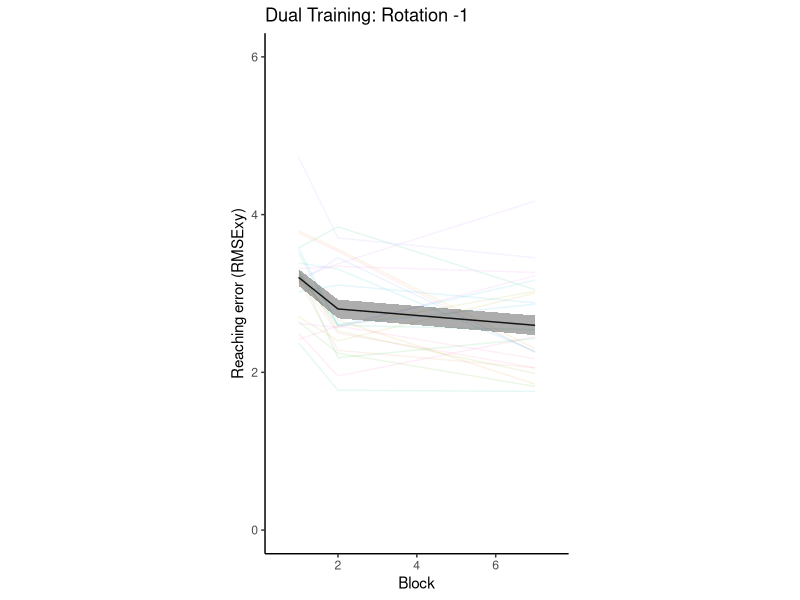
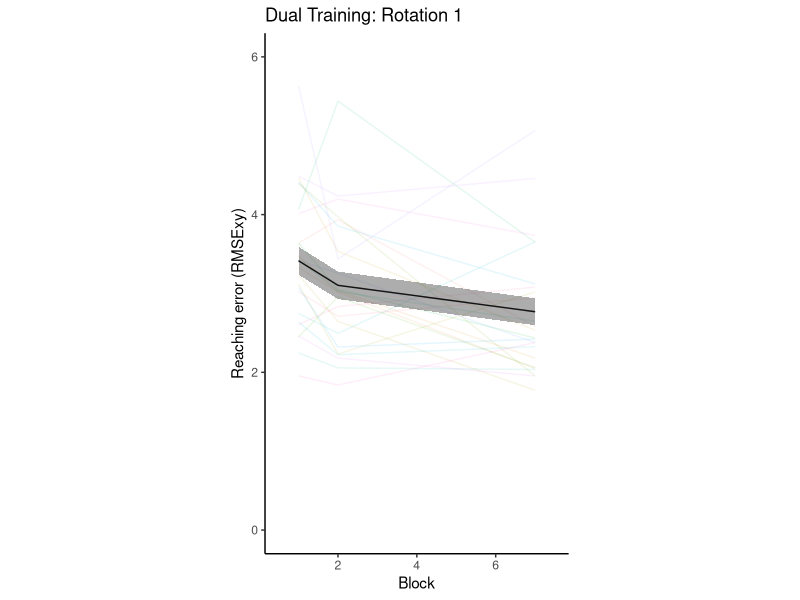
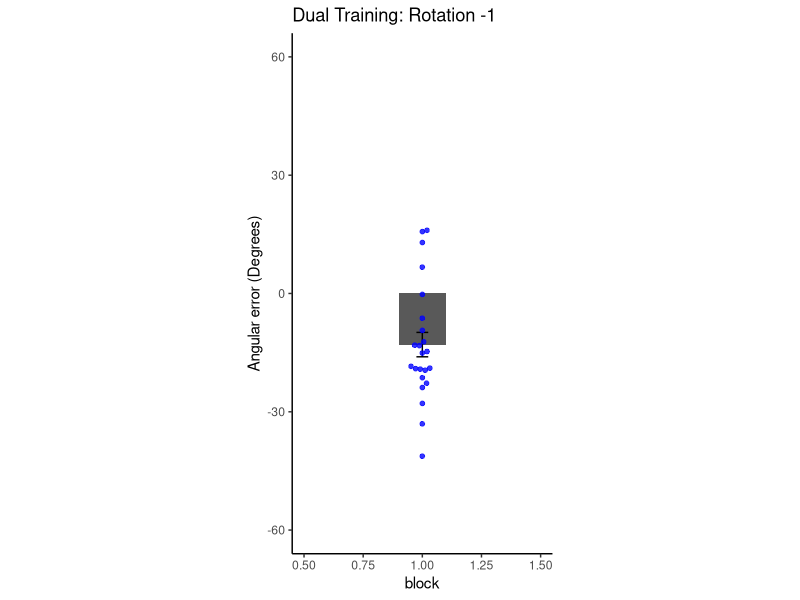
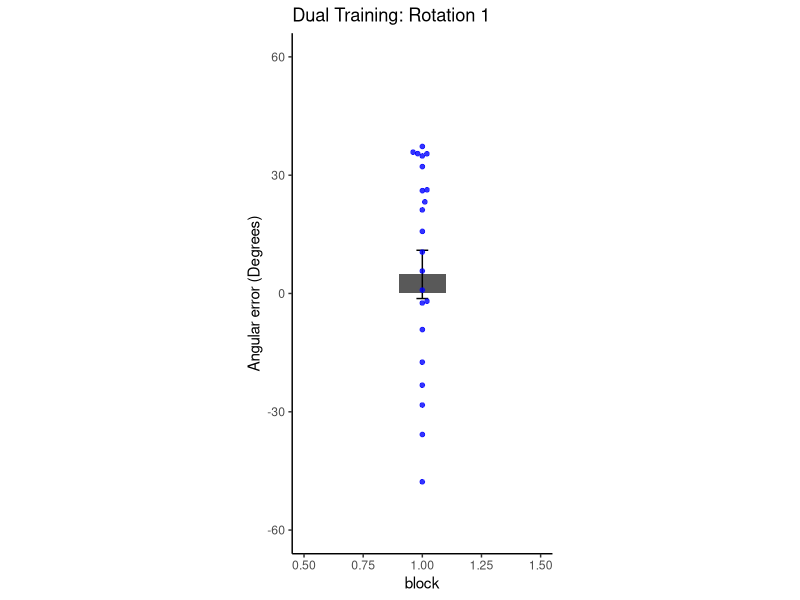

Reproduce these figures in R, in order.
# DUAL OBSTACLE ANALYSIS
# ONLY ANALYSES UNOBSTRUCTED TARGET SETS
# ANALYZE LEARNING FOR EACH OBSTACLE AND ONLY "FREE" TARGET SETS

library(ggplot2)
library(dplyr)
library(tidyr)
library(ggbeeswarm)

################################
################################
################################

obsdual <- read.csv('data/DualObs_Data0305_DUALONLY.csv', header = TRUE)
obsdual <- tbl_df(obsdual)

obs_dual_train <- obsdual %>%
  filter(condition == 'train_dual') # looking only at training

################################
################################
################################

# FROM HERE ON, ONLY ANALYSE UNOBSTRUCTED TARGET SETS!!!
# ANALYZE LEARNING FOR EACH OBSTACLE AND ONLY "FREE" TARGET SET

## CW trials - leftward obstacle - analyze only 90, 75, and 60 degree targets
obs_dual_train_CW <- obs_dual_train %>%
  filter(rotationval == -1) %>%
  filter(targetang %in% c(90, 75, 60)) %>%
  group_by(subject) %>%
  mutate(trialct = 1:n()) %>%
  ungroup()

# trial-by-trial (mean per trial)
obs_dual_train_CW.summary <- obs_dual_train_CW %>%
  group_by(trialct) %>%
  summarise(Mean_RMSExy = mean(RMSExy, na.rm = TRUE), 
            SD_RMSExy = sd(RMSExy, na.rm = TRUE), 
            SEM_RMSExy = SD_RMSExy/sqrt(length(unique(subject))))

## CCW trials - rightward obstacle - analyze only 120, 105, and 90 degree targets
obs_dual_train_CCW <- obs_dual_train %>% filter(rotationval == 1) %>%
  filter(targetang %in% c(120, 105, 90)) %>%
  group_by(subject) %>%
  mutate(trialct = 1:n()) %>%
  ungroup()

# trial-by-trial (mean per trial)
obs_dual_train_CCW.summary <- obs_dual_train_CCW %>%
  group_by(trialct) %>%
  summarise(Mean_RMSExy = mean(RMSExy, na.rm = TRUE), 
            SD_RMSExy = sd(RMSExy, na.rm = TRUE), 
            SEM_RMSExy = SD_RMSExy/sqrt(length(unique(subject))))

unobs_df <- rbind(obs_dual_train_CCW, obs_dual_train_CW) # only unobstructed targets per rotation/obstacle

for (rot in sort(unique(unobs_df$rotationval))){
  
  ppdf1 <- unobs_df %>%
    filter(rotationval == rot) %>%
    group_by(subject) %>%
    filter(trialct %in% c(1,2,3)) %>%
    mutate(block = 1, blockmean = mean(RMSExy, na.rm = TRUE)) %>%
    select(subject, block, blockmean) %>%
    distinct(subject, .keep_all = TRUE)
  
  ppdf2 <- unobs_df %>%
    filter(rotationval == rot) %>%
    group_by(subject) %>%
    filter(trialct %in% c(4,5,6)) %>%
    mutate(block = 2, blockmean = mean(RMSExy, na.rm = TRUE)) %>%
    select(subject, block, blockmean) %>%
    distinct(subject, .keep_all = TRUE)
  
  ppdf3 <- unobs_df %>%
    filter(rotationval == rot) %>%
    group_by(subject) %>%
    filter(trialct %in% c(max(trialct)-2, max(trialct)-1, max(trialct))) %>%
    mutate(block = 7, blockmean = mean(RMSExy, na.rm = TRUE)) %>%
    select(subject, block, blockmean) %>%
    distinct(subject, .keep_all = TRUE)
  
  ppdf <- rbind(ppdf1, ppdf2, ppdf3)
  
  ppdf.summary <- ppdf %>%
    group_by(block) %>%
    summarise(group_mean = mean(blockmean, na.rm = TRUE),
              group_sd = sd(blockmean, na.rm = TRUE),
              group_sem = group_sd/sqrt(length(unique(subject))))
  
  plot_title <- sprintf('Dual Training: Rotation %s', rot)
  
  block_train <- ggplot(data = ppdf,
                        aes(x = block, y = blockmean)) +
    geom_line(aes(x=block, y=blockmean, colour=as.factor(subject)), alpha = 0.1) +
    # geom_beeswarm(alpha = 0.8,
    #               dodge.width = 2,
    #               cex = 3,
    #               stroke = 0.3,
    #               aes(color=block)) +  
    geom_line(data = ppdf.summary, 
              aes(x = block, y = group_mean)) +
    geom_ribbon(data = ppdf.summary, 
                aes(x = block, ymin = group_mean - group_sem, ymax = group_mean + group_sem),
                alpha=0.4,
                inherit.aes = FALSE) +
    ylim(0,6) +
    xlim(0.5,7.5) +
    coord_fixed(ratio = 2) +
    theme(panel.grid.major = element_blank(), panel.grid.minor = element_blank(),
          panel.background = element_blank(), axis.line = element_line(colour = "black"),
          legend.title = element_blank(), legend.position = "none") +
    ylab("Reaching error (RMSExy)") +
    xlab("Block") +
    ggtitle(plot_title) 
  
  print(block_train)
  t.test(ppdf1$blockmean, ppdf3$blockmean, paired = TRUE)
  
}

# # plot of trial-by-trial learning curves - per rotation
# ggplot(data = obs_dual_train_CW.summary,
#        aes(x = trialct, y = Mean_RMSExy)) +
#   geom_line(color = 'salmon1') + 
#   geom_ribbon(aes(ymin = Mean_RMSExy-SEM_RMSExy, ymax = Mean_RMSExy+SEM_RMSExy),
#               alpha = 0.4) +
#   geom_line(data= obs_dual_train_CCW.summary, aes(x = trialct, y = Mean_RMSExy),
#             position = "jitter",
#             color = 'chartreuse1') + 
#   geom_ribbon(data = obs_dual_train_CCW.summary,
#               aes(ymin = Mean_RMSExy - SEM_RMSExy, ymax = Mean_RMSExy + SEM_RMSExy),
#               alpha = 0.4) +
#   theme(panel.grid.major = element_blank(), 
#         panel.grid.minor = element_blank(),
#         panel.background = element_blank(),
#         axis.line = element_line(colour = "black")) +
#   ylab("Mean RMSExy") +
#   xlab("Trial") +
#   ggtitle('Dual Obstacle: Training with Unobstructed Targets') +
#   ylim(0, 3.5) 

################################
################################
################################

# ANALYZE REACH AFTEREFFECTS - again, only unobstructed target sets

## LEFT obstacle - analyze only 90, 75, and 60 degree targets
obs_dual_NC_CW <- obsdual %>%
  filter(condition %in% c("nocur_1", "nocur_2")) %>%
  filter(rotationval == -1) %>%
  filter(targetang %in% c(90, 75, 60)) %>%
  group_by(subject) %>%
  mutate(trialct = 1:n(), angmaxvel_n = angmaxvel*1) %>%
  ungroup()

## RIGHT obstacle - analyze only 120, 105, and 90 degree targets
obs_dual_NC_CCW <- obsdual %>%
  filter(condition %in% c("nocur_1", "nocur_2")) %>%
  filter(rotationval == 1) %>%
  filter(targetang %in% c(120, 105, 90)) %>%
  group_by(subject) %>%
  mutate(trialct = 1:n(), angmaxvel_n = angmaxvel*-1) %>%
  ungroup()

unobs_NC_df <- rbind(obs_dual_NC_CW, obs_dual_NC_CCW)

# AE analysis but with normalized errors
unobs_NC1_collapsed <- unobs_NC_df %>%
  filter(condition == "nocur_1") %>%
  group_by(subject) %>%
  filter(trial %in% c(max(trial) - 4, max(trial) - 3, max(trial) - 2, max(trial) -1 , max(trial))) %>%
  summarise(pv_nc1 = mean(angmaxvel_n, na.rm=TRUE))
  
unobs_NC2_collapsed <- unobs_NC_df %>%
  filter(condition == "nocur_2") %>%
  group_by(subject) %>%
  filter(trial == min(trial)) %>%
  summarise(pv_nc2 = mean(angmaxvel_n, na.rm=TRUE))

t.test(unobs_NC2_collapsed$pv_nc2 - unobs_NC1_collapsed$pv_nc1, mu = 0, alternative = "greater")
# t = -1.1783, df = 23, p-value = 0.8746

for (rot in sort(unique(unobs_NC_df$rotationval))){
  
  print(rot)
  #last block of baseline no-cursors
  nocur1 <- unobs_NC_df %>%
    filter(rotationval == rot) %>%
    filter(condition == "nocur_1") %>%
    group_by(subject) %>%
    filter(trial %in% c(max(trial)-7, max(trial)-6, max(trial)-5, max(trial)-4, max(trial)-3, max(trial)-2, max(trial)-1, max(trial))) %>%
    summarise(pv = mean(angmaxvel, na.rm=TRUE)) %>%
    mutate(task = 'nocur1', block = 1)
  # boxplot(nocur1$pv)
  
  #first trial of no-cursor after dual training
  nocur2 <- unobs_NC_df %>%
    filter(rotationval == rot) %>%
    filter(condition == "nocur_2") %>%
    group_by(subject) %>%
    filter(trial %in% min(trial)) %>% 
    summarise(pv = mean(angmaxvel, na.rm=TRUE)) %>%
    mutate(task = 'nocur2', block = 2)
  # boxplot(nocur2$pv)
  
  nocurdf <- rbind(nocur1, nocur2)
  nocurdf$task <- factor(nocurdf$task)
  nocurdf$subject <- factor(nocurdf$subject)

  if (rot == 1){
    
    print(rot)
    nocur1 <- nocur1 %>%
      filter(subject != 'dk0514') # NOTE: dk0514 does not have enough trials for the rot = 1 target set
    nocur1$AE <- nocur2$pv - nocur1$pv # for t stats
    t.test(nocur1$AE, mu = 0, alternative = "greater")
    
    } else {
    
      nocur1 <- nocur1 %>%
        filter(subject != 'ss0516') # NOTE: ss0516 does not have enough trials for the rot = 1 target set
      nocur1$AE <- nocur2$pv - nocur1$pv # for t stats
      t.test(nocur1$AE, mu = 0, alternative = "less")
  }
  
  # plot AE for each rotation
  plot_title <- sprintf('Dual Training: Rotation %s', rot)
  
  AE.summary <- nocur1 %>% 
    summarise(Mean_pv = mean(AE, na.rm = TRUE), 
              SD_pv = sd(AE, na.rm = TRUE), 
              SEM_pv = SD_pv/sqrt(length(unique(subject)))) %>%
    mutate(block = 1)
    
  AE_bars <- ggplot(data = AE.summary,
                   aes(x = block, y = Mean_pv)) +
    geom_bar(stat = "identity", position = "dodge", width = 0.2) +
    geom_errorbar(data = AE.summary, mapping = aes(x = block, y = Mean_pv, 
                                             ymin = Mean_pv - SEM_pv, ymax = Mean_pv + SEM_pv),
                  width = 0.05, size = 0.5, color = "black",
                  position = position_dodge(width = 0.9)) +
    geom_beeswarm(data = nocur1, aes(x = block, y = AE),
                  alpha = 0.8,
                   cex = 2,
                  stroke = 0.3,
                  color = 'blue') +
    theme(panel.grid.major = element_blank(),
          panel.grid.minor = element_blank(),
          panel.background = element_blank(), 
          axis.line = element_line(colour = "black"),
          legend.title = element_blank(),
          legend.position = "none") +
    coord_fixed(ratio = 1/60) +
    xlim(0.5, 1.5) +
    ylim(-60, 60) +
    ylab("Angular error (Degrees)") +
    ggtitle(plot_title) 
  
  print(AE_bars)
}
